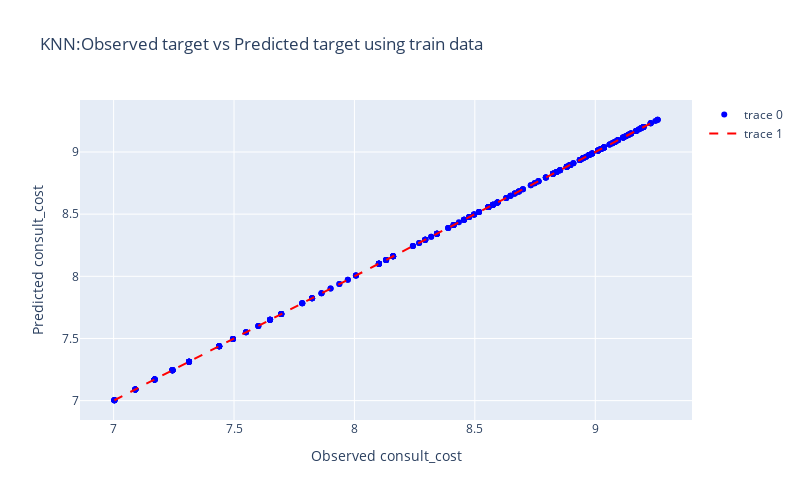

The notebook cell saved with this chart:
### Code cell
# Create a scatter plot using trained data
fig = go.Figure()

fig.add_trace(
    go.Scatter(
        y=y_train,
        x=knn.predict(x_train),
        mode='markers',
        marker=dict(color='blue')
    )
)

# Add a diagonal line to represent perfect predictions
fig.add_trace(
    go.Scatter(
        y=[min(y_train), max(y_train)],
        x=[min(y_train), max(y_train)],
        mode='lines',
        line=dict(color='red', dash='dash')
    )
)

# Customize the layout
fig.update_layout(
    title='KNN:Observed target vs Predicted target using train data',
    xaxis_title='Observed consult_cost',
    yaxis_title='Predicted consult_cost',
    width=800,
    height=500
)

# Show the plot
fig.show()

### Figure 1 — Plotly figure (JSON) as saved in the notebook; plotly's stock layout.template omitted (floating-point values rounded to 4 significant figures; data arrays with more than 128 entries replaced by an {"elided": "..."} marker saying what was removed)
{"data": [{"marker": {"color": "blue"}, "mode": "markers", "type": "scatter", "x": {"elided": "416 float values"}, "y": {"elided": "416 float values"}}, {"line": {"color": "red", "dash": "dash"}, "mode": "lines", "type": "scatter", "x": [7.003, 9.259], "y": [7.003, 9.259]}], "layout": {"height": 500, "title": {"text": "KNN:Observed target vs Predicted target using train data"}, "width": 800, "xaxis": {"title": {"text": "Observed consult_cost"}}, "yaxis": {"title": {"text": "Predicted consult_cost"}}}}
